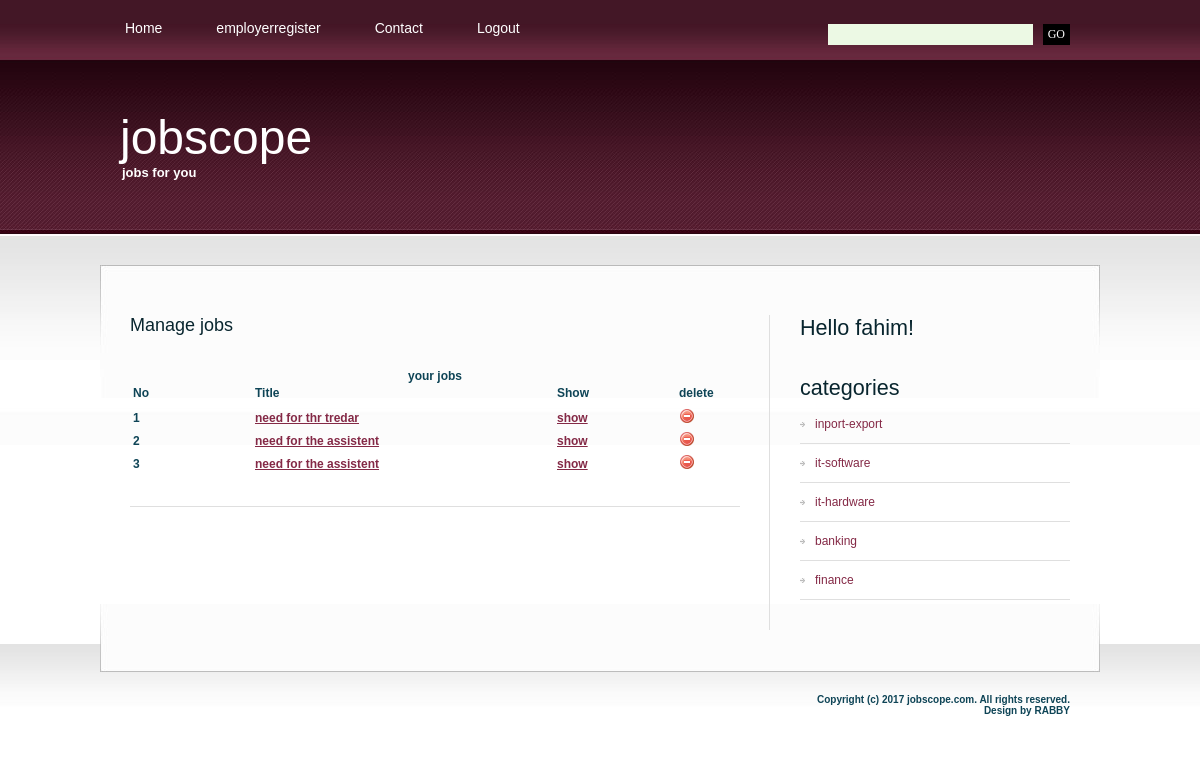
/manage.php (signed in), run on the app's committed database.
### tables this page shows
CREATE TABLE `jobs` (
  `j_id` int(4) NOT NULL,
  `j_category` varchar(40) NOT NULL,
  `j_owner_name` varchar(30) NOT NULL,
  `j_title` varchar(30) NOT NULL,
  `j_hours` float(3,1) NOT NULL,
  `j_salary` int(10) NOT NULL,
  `j_experience` int(3) NOT NULL,
  `j_discription` varchar(300) NOT NULL,
  `j_city` varchar(20) NOT NULL,
  `j_active` int(1) NOT NULL DEFAULT '0'
);

CREATE TABLE `categories` (
  `cat_id` int(4) NOT NULL,
  `cat_nm` varchar(30) NOT NULL
);

### manage.php (the view, shortened to what this page needs)
<?php session_start();
		$link=mysqli_connect("localhost","root","","jobscope")or die("can not connect");
		$q="select * from jobs where j_owner_name='".$_SESSION['unm']."'";
		$res=mysqli_query($link,$q) or die ("wrong query");
?>
<!DOCTYPE html PUBLIC "-//W3C//DTD XHTML 1.0 Strict//EN" "http://www.w3.org/TR/xhtml1/DTD/xhtml1-strict.dtd">
<html xmlns="http://www.w3.org/1999/xhtml">
<head>
<?php
include("includes/head.inc.php");
?>
</head>
<body>
<div id="header-wrapper">
	<div id="header">
	<div id="menu">
		<?php
		include("includes/menu.inc.php");
		?>
		</div>
		<div id="search">
		<?php
		include("includes/search.inc.php");
		?>
		</div>
	</div>
</div>
<div id="logo">
	<?php
	include("includes/logo.inc.php");
	?>
	</div>
<div id="wrapper">
	<div id="page">
		<div id="page-bgtop">
			<div id="content">
				<div class="post">
					<h2 class="title">Manage jobs</h2>
					<p class="meta"></p>
					<div class="entry">
					<center><b> your jobs <b></center>
					<table border="0" width="100%">
				<tr>
						<td width="20%">No
						<td width="50%">Title
						<td width="20%">Show
						<td width="10%">delete
					</tr>
				<tr>
					<td colspan="4"><hr></td></tr>
				<?php
				$count=1;
					while($row=mysqli_fetch_array($res))
					{
						echo '<tr> <td width="10%">'.$count.'
								<td width="50%"><a href="job_details.php?id='.$row['j_id'].'">'.$row['j_title'].'
								<td width="10%"><a href="show.php?id='.$row['j_id'].'&nm='.$row['j_title'].'">show</a>
								<td><a href="process_del_job.php?id='.$row['j_id'].'"><img src="images/delete.png"></a></tr>';
						$count++;
					}
				?>
					</table>
					</div>
				</div>
			</div>
			<div id="sidebar">
			<?php
		include("includes/sidebar.inc.php");
		?>
			</div>
			<div style="clear: both;">&nbsp;</div>
		</div>
	</div>
</div>
<div id="footer-bgcontent">
	<div id="footer">
		<?php
		include("includes/footer.inc.php");
		?>
	</div>
</div>
</body>
</html>

### includes/sidebar.inc.php (shortened to what this page needs)
<ul>
					<li>
					<?php
				if(isset($_SESSION['status']))
				{
					echo '<h2 class="title">Hello '.$_SESSION['unm'].'!</h2>';
				}
				?>
					</li>
					<li>
						<h2>categories </h2>
						<ul>
					<?php
						$link=mysqli_connect("localhost","root","","jobscope")or die("can not connect");
						$q="select * from categories";
						$res=mysqli_query($link,$q) or die("cant connect");
						while($row=mysqli_fetch_assoc($res))
						{
							echo '<li><a href="jobs_by_category.php?cat='.$row['cat_nm'].'">'.$row['cat_nm'].'</a></li>';
						}
					?>
						</ul>
					</li>
				</ul>

### style.css (style rules this page uses)
body { margin: 0px; padding: 0; background: url(images/img01.jpg) repeat-x left top; font-family: Arial, Helvetica, sans-serif; font-size: 12px; color: #0E4456; }
h1, h2, h3 { margin: 0; font-weight: normal; color: #08252E; }
h2 { font-size: 18px; }
p, ul, ol { margin-top: 0; line-height: 220%; text-align: justify; }
a { color: #842946; }
a img { border: none; }
#wrapper { margin: 0px; padding: 30px 0px 0px 0px; }
#header-wrapper { margin: 0px; padding: 0px; }
#header { width: 1000px; height: 60px; margin: 0 auto; }
#menu { float: left; width: 690px; height: 60px; }
#search { float: right; width: 310px; height: 60px; }
#page { width: 1000px; margin: 0 auto; padding: 0px; background: url(images/img04.jpg) no-repeat left bottom; }
#page-bgtop { padding: 50px 30px 0px 30px; background: url(images/img05.jpg) no-repeat left top; }
#logo { width: 1000px; height: 175px; margin: 0 auto; }
#content { float: left; width: 610px; }
.post { margin-bottom: 45px; border-bottom: 1px solid #DFDFDF; }
.post .title { height: 30px; color: #08252E; }
.post .meta { margin-left: 2px; padding: 2px 30px 2px 16px; font-family: Arial, Helvetica, sans-serif; font-weight: normal; font-size: 10px; color: #66665E; }
.post .entry { padding: 10px 0 30px 0; }
#sidebar { float: right; width: 300px; font-family: Arial, Helvetica, sans-serif; font-size: 12px; border-left: 1px solid #DFDFDF; }
#sidebar ul { margin: 0px 0px 0px 30px; padding: 0; list-style: none; line-height: normal; }
#sidebar li { margin-bottom: 30px; }
#sidebar li ul { margin: 0px; padding: 0px; }
#sidebar li li { margin: 0; padding: 12px 0px 12px 15px; border-bottom: 1px solid #DFDFDF; background: url(images/img09.jpg) no-repeat left 17px; }
#sidebar li li a { font-weight: normal; }
#sidebar h2 { height: 30px; font-size: 1.8em; font-weight: normal; }
#sidebar a { text-align: left; text-decoration: none; font-weight: bold; }
#footer-bgcontent { margin: 0px; padding: 0px; height: 70px; background: url(images/img02.jpg) repeat-x left top; }
#footer { width: 1000px; height: 49px; margin: 0 auto; padding-top: 50px; background: url(images/img03.jpg) no-repeat left top; }

### data on the page
jobs: j_title "need for thr tredar"
jobs: j_title "need for the assistent"
jobs: j_title "need for the assistent"
categories: cat_nm "inport-export"
categories: cat_nm "it-software"
categories: cat_nm "it-hardware"
categories: cat_nm "banking"
categories: cat_nm "finance"

### other printed values
$_SESSION['unm'] "fahim"
